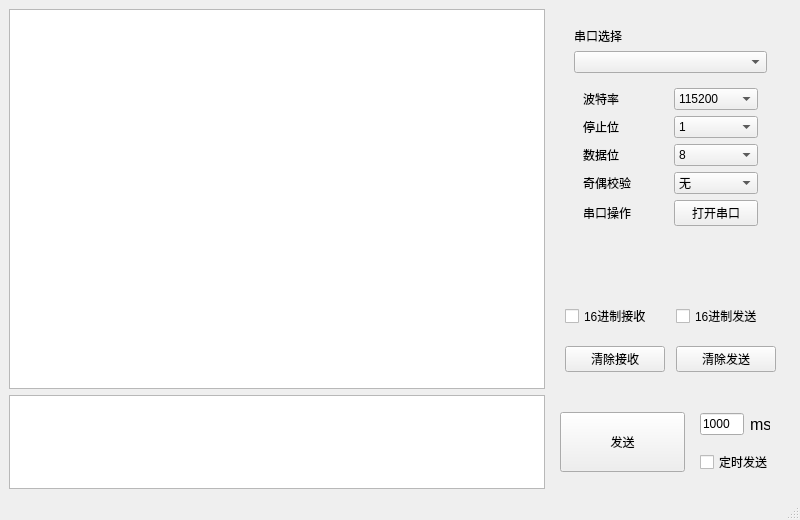
<?xml version="1.0" encoding="UTF-8"?>
<ui version="4.0">
 <class>MainWindow</class>
 <widget class="QMainWindow" name="MainWindow">
  <property name="geometry">
   <rect>
    <x>0</x>
    <y>0</y>
    <width>800</width>
    <height>520</height>
   </rect>
  </property>
  <property name="windowTitle">
   <string>MainWindow</string>
  </property>
  <widget class="QWidget" name="centralwidget">
   <layout class="QGridLayout" name="gridLayout_4">
    <item row="0" column="0">
     <widget class="QPlainTextEdit" name="txtRec">
      <property name="readOnly">
       <bool>true</bool>
      </property>
     </widget>
    </item>
    <item row="0" column="1">
     <widget class="QWidget" name="widget" native="true">
      <property name="minimumSize">
       <size>
        <width>170</width>
        <height>0</height>
       </size>
      </property>
      <property name="maximumSize">
       <size>
        <width>240</width>
        <height>16777215</height>
       </size>
      </property>
      <layout class="QGridLayout" name="gridLayout_3">
       <item row="2" column="0">
        <widget class="QCheckBox" name="chkRec">
         <property name="text">
          <string>16进制接收</string>
         </property>
        </widget>
       </item>
       <item row="0" column="0" colspan="2">
        <widget class="QWidget" name="widget_1" native="true">
         <layout class="QVBoxLayout" name="verticalLayout">
          <item>
           <widget class="QLabel" name="lblSerialPort">
            <property name="text">
             <string>串口选择</string>
            </property>
           </widget>
          </item>
          <item>
           <widget class="myComboBox" name="cmbSerialPort"/>
          </item>
          <item>
           <widget class="QWidget" name="widget_2" native="true">
            <layout class="QGridLayout" name="gridLayout">
             <item row="0" column="0">
              <widget class="QLabel" name="lblBaudRate">
               <property name="text">
                <string>波特率</string>
               </property>
              </widget>
             </item>
             <item row="0" column="1">
              <widget class="QComboBox" name="cmbBaudRate">
               <property name="currentIndex">
                <number>2</number>
               </property>
               <item>
                <property name="text">
                 <string>9600</string>
                </property>
               </item>
               <item>
                <property name="text">
                 <string>38400</string>
                </property>
               </item>
               <item>
                <property name="text">
                 <string>115200</string>
                </property>
               </item>
              </widget>
             </item>
             <item row="1" column="0">
              <widget class="QLabel" name="lblStop">
               <property name="text">
                <string>停止位</string>
               </property>
              </widget>
             </item>
             <item row="1" column="1">
              <widget class="QComboBox" name="cmbStop">
               <item>
                <property name="text">
                 <string>1</string>
                </property>
               </item>
               <item>
                <property name="text">
                 <string>1.5</string>
                </property>
               </item>
               <item>
                <property name="text">
                 <string>2</string>
                </property>
               </item>
              </widget>
             </item>
             <item row="2" column="0">
              <widget class="QLabel" name="lblData">
               <property name="text">
                <string>数据位</string>
               </property>
              </widget>
             </item>
             <item row="2" column="1">
              <widget class="QComboBox" name="cmbData">
               <property name="currentIndex">
                <number>3</number>
               </property>
               <item>
                <property name="text">
                 <string>5</string>
                </property>
               </item>
               <item>
                <property name="text">
                 <string>6</string>
                </property>
               </item>
               <item>
                <property name="text">
                 <string>7</string>
                </property>
               </item>
               <item>
                <property name="text">
                 <string>8</string>
                </property>
               </item>
              </widget>
             </item>
             <item row="3" column="0">
              <widget class="QLabel" name="lblCheck">
               <property name="text">
                <string>奇偶校验</string>
               </property>
              </widget>
             </item>
             <item row="3" column="1">
              <widget class="QComboBox" name="cmbCheck">
               <item>
                <property name="text">
                 <string>无</string>
                </property>
               </item>
               <item>
                <property name="text">
                 <string>奇校验</string>
                </property>
               </item>
               <item>
                <property name="text">
                 <string>偶校验</string>
                </property>
               </item>
              </widget>
             </item>
             <item row="4" column="0">
              <widget class="QLabel" name="lblSwitch">
               <property name="text">
                <string>串口操作</string>
               </property>
              </widget>
             </item>
             <item row="4" column="1">
              <widget class="QPushButton" name="btnSwitch">
               <property name="text">
                <string>打开串口</string>
               </property>
              </widget>
             </item>
            </layout>
           </widget>
          </item>
         </layout>
        </widget>
       </item>
       <item row="1" column="0">
        <spacer name="verticalSpacer">
         <property name="orientation">
          <enum>Qt::Vertical</enum>
         </property>
         <property name="sizeHint" stdset="0">
          <size>
           <width>20</width>
           <height>84</height>
          </size>
         </property>
        </spacer>
       </item>
       <item row="4" column="0">
        <widget class="QPushButton" name="btnClearRec">
         <property name="maximumSize">
          <size>
           <width>100</width>
           <height>16777215</height>
          </size>
         </property>
         <property name="text">
          <string>清除接收</string>
         </property>
        </widget>
       </item>
       <item row="3" column="0">
        <spacer name="verticalSpacer_2">
         <property name="orientation">
          <enum>Qt::Vertical</enum>
         </property>
         <property name="sizeType">
          <enum>QSizePolicy::Fixed</enum>
         </property>
         <property name="sizeHint" stdset="0">
          <size>
           <width>20</width>
           <height>12</height>
          </size>
         </property>
        </spacer>
       </item>
       <item row="4" column="1">
        <widget class="QPushButton" name="btnClearSend">
         <property name="maximumSize">
          <size>
           <width>100</width>
           <height>16777215</height>
          </size>
         </property>
         <property name="text">
          <string>清除发送</string>
         </property>
        </widget>
       </item>
       <item row="2" column="1">
        <widget class="QCheckBox" name="chkSend">
         <property name="text">
          <string>16进制发送</string>
         </property>
        </widget>
       </item>
       <item row="5" column="0">
        <spacer name="verticalSpacer_3">
         <property name="orientation">
          <enum>Qt::Vertical</enum>
         </property>
         <property name="sizeType">
          <enum>QSizePolicy::Fixed</enum>
         </property>
         <property name="sizeHint" stdset="0">
          <size>
           <width>20</width>
           <height>8</height>
          </size>
         </property>
        </spacer>
       </item>
      </layout>
     </widget>
    </item>
    <item row="1" column="0">
     <widget class="QPlainTextEdit" name="txtSend">
      <property name="minimumSize">
       <size>
        <width>0</width>
        <height>80</height>
       </size>
      </property>
      <property name="maximumSize">
       <size>
        <width>16777215</width>
        <height>100</height>
       </size>
      </property>
     </widget>
    </item>
    <item row="1" column="1">
     <widget class="QWidget" name="widget_3" native="true">
      <property name="maximumSize">
       <size>
        <width>240</width>
        <height>16777215</height>
       </size>
      </property>
      <layout class="QGridLayout" name="gridLayout_2">
       <property name="leftMargin">
        <number>0</number>
       </property>
       <item row="0" column="0" rowspan="3">
        <widget class="QPushButton" name="btnSend">
         <property name="minimumSize">
          <size>
           <width>0</width>
           <height>60</height>
          </size>
         </property>
         <property name="maximumSize">
          <size>
           <width>125</width>
           <height>16777215</height>
          </size>
         </property>
         <property name="text">
          <string>发送</string>
         </property>
        </widget>
       </item>
       <item row="0" column="1">
        <widget class="QWidget" name="widget_4" native="true">
         <property name="maximumSize">
          <size>
           <width>70</width>
           <height>16777215</height>
          </size>
         </property>
         <layout class="QHBoxLayout" name="horizontalLayout">
          <property name="leftMargin">
           <number>0</number>
          </property>
          <property name="rightMargin">
           <number>0</number>
          </property>
          <item>
           <widget class="QLineEdit" name="txtSendMs">
            <property name="maximumSize">
             <size>
              <width>60</width>
              <height>16777215</height>
             </size>
            </property>
            <property name="text">
             <string>1000</string>
            </property>
           </widget>
          </item>
          <item>
           <widget class="QLabel" name="lblMs">
            <property name="maximumSize">
             <size>
              <width>20</width>
              <height>16777215</height>
             </size>
            </property>
            <property name="font">
             <font>
              <pointsize>12</pointsize>
             </font>
            </property>
            <property name="text">
             <string>ms</string>
            </property>
           </widget>
          </item>
         </layout>
        </widget>
       </item>
       <item row="1" column="1">
        <widget class="QCheckBox" name="chkTimSend">
         <property name="maximumSize">
          <size>
           <width>100</width>
           <height>16777215</height>
          </size>
         </property>
         <property name="text">
          <string>定时发送</string>
         </property>
        </widget>
       </item>
      </layout>
     </widget>
    </item>
   </layout>
  </widget>
  <widget class="QMenuBar" name="menubar">
   <property name="geometry">
    <rect>
     <x>0</x>
     <y>0</y>
     <width>800</width>
     <height>23</height>
    </rect>
   </property>
  </widget>
  <widget class="QStatusBar" name="statusbar"/>
 </widget>
 <customwidgets>
  <customwidget>
   <class>myComboBox</class>
   <extends>QComboBox</extends>
   <header>mycombobox.h</header>
  </customwidget>
 </customwidgets>
 <resources/>
 <connections/>
</ui>
